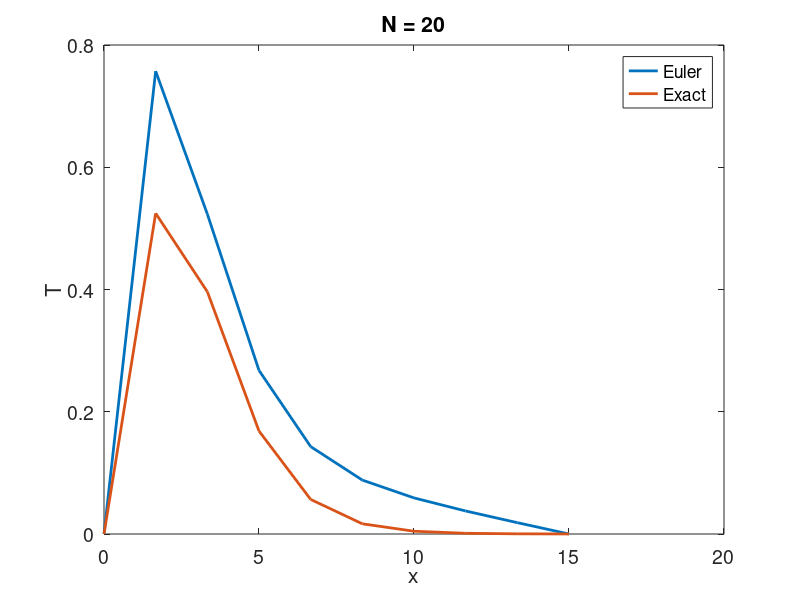

MATLAB code for this plot:
% Define the domain
  x = linspace(0, 15, 10);
    
  dx = x(2)-x(1);
 
  M = length(x);
  
  %% Apply the boundary conditions for phi;
  
  T = zeros(M, 1);
  T_old = zeros(M, 1);
  
  T_old(1,:) = 0;
  T_old(15,:) = (15^2)*exp(-15);
  

  % Define maximum number of iterations
  MAX_NUMBER_ITERS = 100;
    
  for iter = 1: MAX_NUMBER_ITERS
    % For all points inside the loop
    for i = 2: M-1
        T(i) = 0.5*(T_old(i+1) + T_old(i-1)) - dx^2*0.5*((x(i)^2 - 4*x(i) + 2)*exp(-x(i)));
     end
      T_old = T;
  end
  
  plot(x,T, 'LineWidth', 2)
  hold on
  
  %%% Exact
  
  T_exact = x.^2.*exp(-x);
  plot(x, T_exact, 'LineWidth', 2)
xlabel('x', 'FontSize', 18)
ylabel('T', 'FontSize', 18)
legend('Euler', 'Exact')
title('N = 20', 'FontSize', 18)
set(gca,'fontsize',14)
